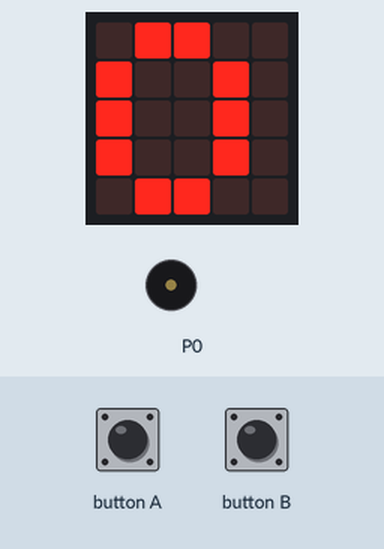
Recording of a program running on a simulated BBC micro:bit running MicroPython. Shown: the board's 5×5 LED display, buzzer (waves = sounding). The test bench sets the inputs (shaded band).

Above: at 1.2 s.
1.3 s: button A pressed for 0.15 s
At 1.54 s:
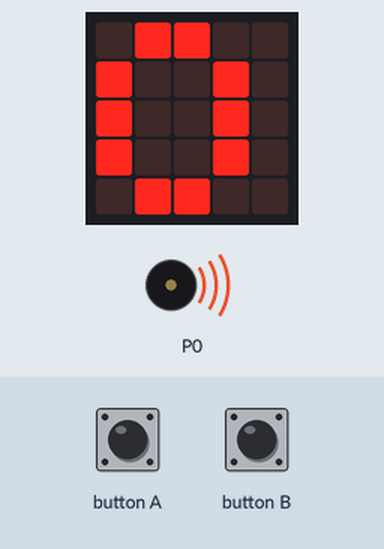
2.0 s: button B pressed for 0.15 s
At 3.2 s:
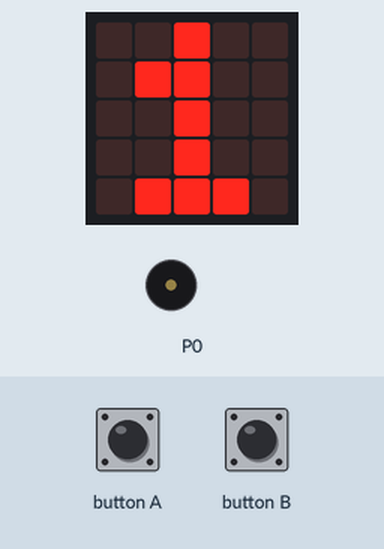
3.6 s: button B pressed for 1 s
At 4.5 s:
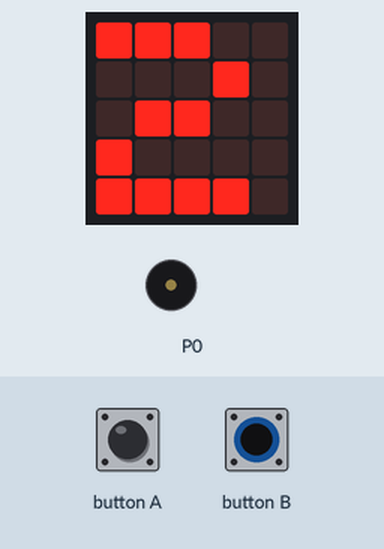
6.1 s: button A pressed for 1 s
At 7.09 s:
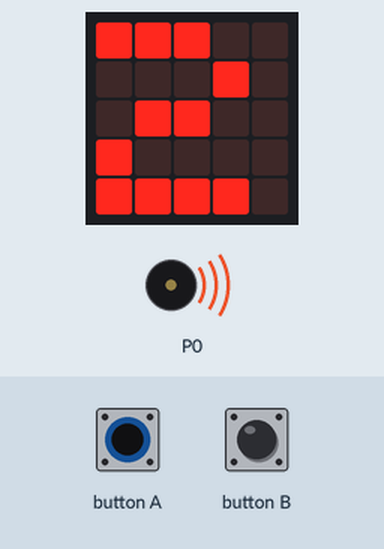
7.7 s: button A pressed for 3.2 s
Timing chart, 0 to 12.2 s (numbered marks = the images above; inputs shaded):
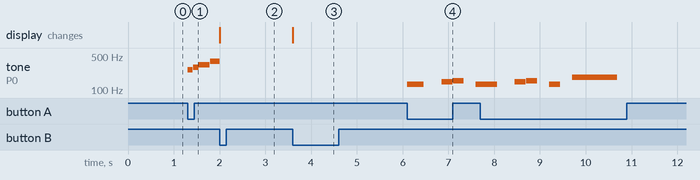

The program:

2_1_C4_Song_selector-main.py
```python
from microbit import *
import music
set_volume(75)
current_song_number = 0
current_song = music.RINGTONE
while True:
    display.show(current_song_number)
    if button_a.was_pressed():
        music.play(current_song, wait=False)
    if button_b.was_pressed():
        music.stop()
        current_song_number += 1
        if current_song_number > 2:
            current_song_number = 0
        if current_song_number == 0:
            current_song = music.RINGTONE
        elif current_song_number == 1:
            current_song = music.ODE
        elif current_song_number == 2:
            current_song = music.BADDY
```

Measured:
- after the input at 1.3 s, tone on P0: plays 262 Hz for 0.12 s, 294 Hz for 0.12 s, 330 Hz for 0.24 s, 392 Hz for 0.20 s, starting at once
- after the input at 2.0 s, the display: changes at once (image 2)
- after the input at 3.6 s, the display: changes at once (image 3)
- after the input at 6.1 s, tone on P0: plays 131 Hz for 0.36 s, 147 Hz for 0.24 s, 156 Hz for 0.24 s, 131 Hz for 0.10 s, starting at once
